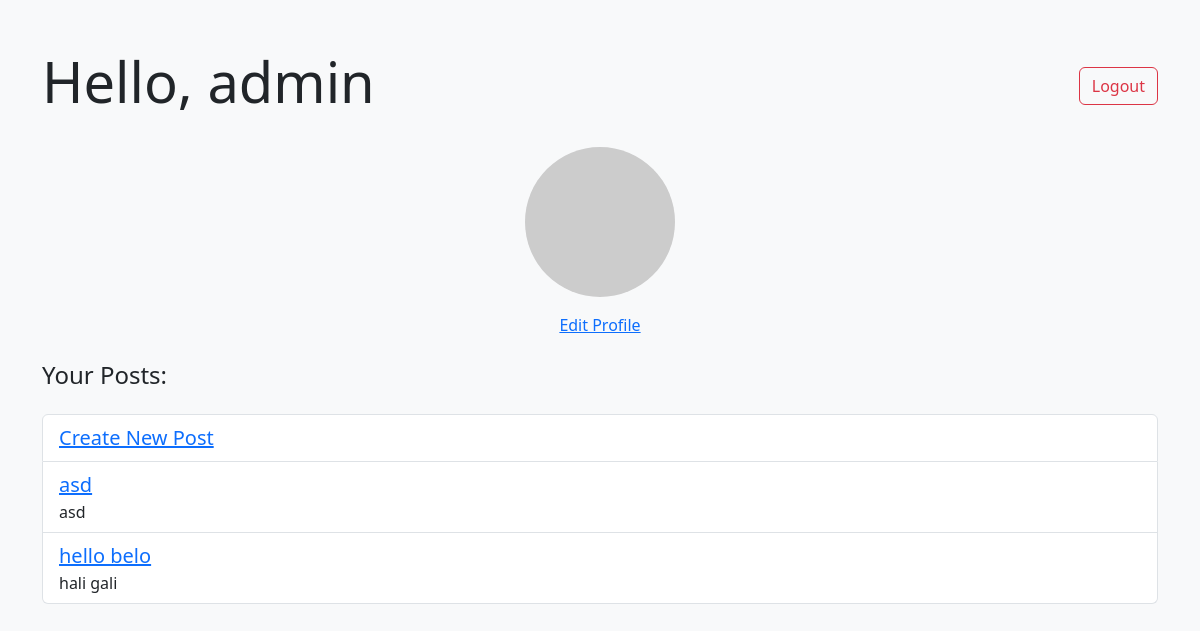
The page /accounts/profile/ (signed in) on the database as committed earlier.
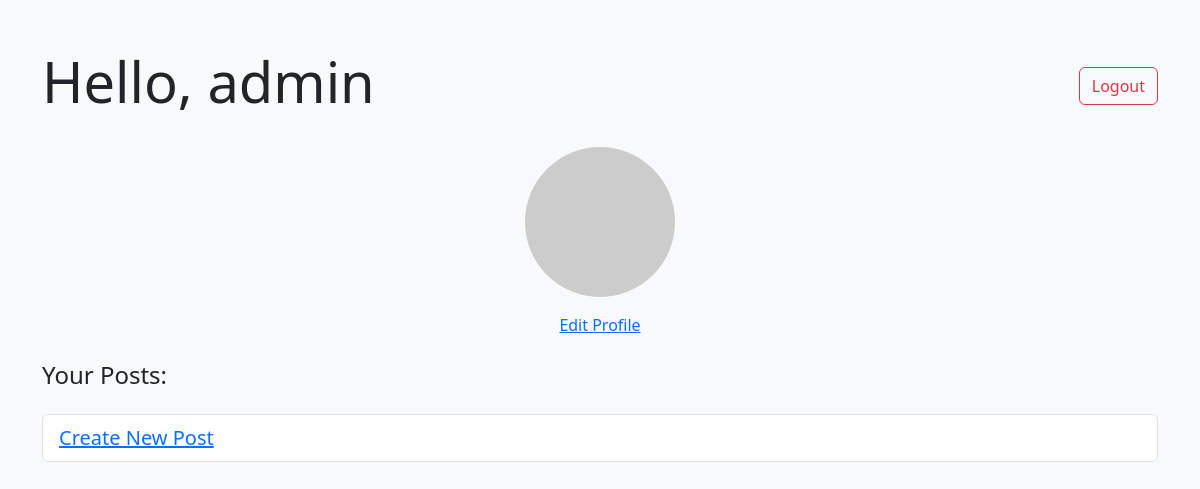
The same page on the database as committed later.
### accounts/models.py (models this page shows, shortened)
class Post(models.Model):
    title = models.CharField(max_length=200)
    text = models.TextField()
    user = models.ForeignKey(User, on_delete=models.CASCADE)

### accounts/views.py (the view)
# urls.py: path('profile/', user_profile, name='profile'),
@login_required
def user_profile(request):
    user_posts = Post.objects.filter(user=request.user)
    try:
        profile = Profile.objects.get(user=request.user)
    except ObjectDoesNotExist:
        profile = None
    return render(request, 'accounts/profile.html', {'user':request.user, 'user_posts':user_posts, 'profile':profile})

### accounts/templates/accounts/profile.html (shortened to what this page needs)
{% load static %}
<!doctype html>
<html lang="en">
    <head>
        <link
            href="https://cdn.jsdelivr.net/npm/bootstrap@5.3.0-alpha1/dist/css/bootstrap.min.css"
            rel="stylesheet"
        />
    </head>
    <body class="bg-light">
        <div class="container mt-5">
            <div class="d-flex justify-content-between align-items-center mb-4">
                <h1 class="display-4 text-dark">Hello, {{ user.username }}</h1>
                <form method="POST" action="{% url 'logout' %}">
                    <button type="submit" class="btn btn-outline-danger">
                        Logout
                    </button>
                </form>
            </div>
            <div class="row mb-4 justify-content-center">
                <div class="col-md-4 text-center">
                    <div class="d-flex flex-column align-items-center">
                        {% if profile.profile_picture %}
                        <img
                            src="{{ profile.profile_picture.url }}"
                            alt="Profile Picture"
                            class="rounded-circle mb-3"
                            style="
                                width: 150px;
                                height: 150px;
                                object-fit: cover;
                            "
                        />
                        {% else %}
                        <img
                            src="https://via.placeholder.com/150"
                            alt="Placeholder Profile"
                            class="rounded-circle mb-3"
                            style="
                                width: 150px;
                                height: 150px;
                                object-fit: cover;
                            "
                        />
                        {% endif %}
                    </div>
                    <a href="{% url 'edit_profile' %}">Edit Profile</a>
                </div>
            </div>
            <h2 class="h4 mb-4 text-dark">Your Posts:</h2>
            <ul class="list-group">
                <li
                    class="list-group-item d-flex justify-content-between align-items-center"
                >
                    <a
                        href="{% url 'create_post' %}"
                        class="text-primary font-weight-bold fs-5"
                    >
                        Create New Post
                    </a>
                </li>
                {% for post in user_posts %}
                <li
                    class="list-group-item d-flex flex-column justify-content-between align-items-start"
                >
                    <a
                        href="{% url 'post_detail' post.id %}"
                        class="text-primary font-weight-bold fs-5"
                    >
                        {{ post.title }}
                    </a>
                    {% if post.text|length > 100 %} {{ post.text|slice:":100"
                    }}... {% else %} {{ post.text }} {% endif %}
                </li>
                {% endfor %}
            </ul>
        </div>
    </body>
</html>

Rows that differ between the two databases and show on the page:
removed Post: title "asd", text "asd"
removed Post: title "hello belo", text "hali gali"
